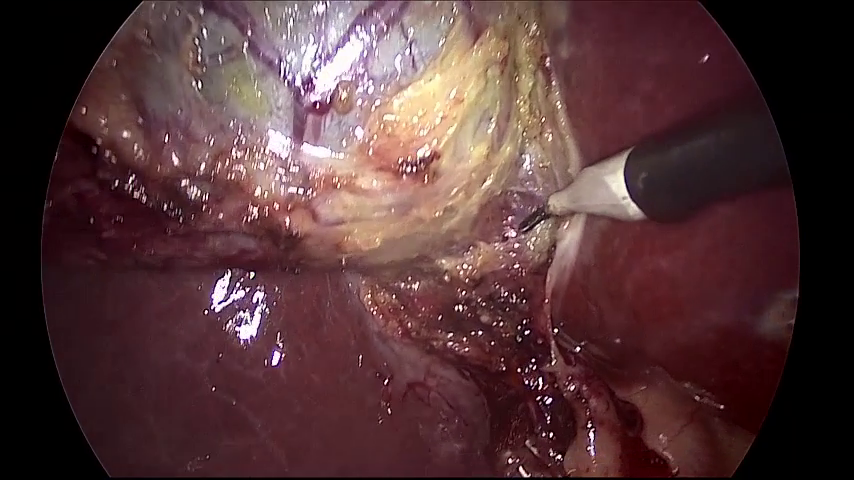
#> input picture dataset/images/frame_28900_endo.png, 854 x 480 px, found by its file name
$ python verify_box.py
#> lines starting #> are read from the running program, lines starting #| are printed output that depends on the picture; after the words box and inside, x2 and y2 are one past the last pixel; in counts of white or black regions, pixels touching at a corner belong together
import cv2

# Load the RAW image (not the mask) to draw on
raw_path = r"data\CholecSeg8k\video01\video01_28900\frame_28900_endo.png"
img = cv2.imread(raw_path)
#> img is the input picture: shape (480, 854, 3); mean B, G, R 56.6, 54.7, 84.7

# The box we just found
x_min, y_min, x_max, y_max = 519, 80, 792, 231

# Draw a rectangle around it
cv2.rectangle(img, (x_min, y_min), (x_max, y_max), (0, 255, 0), 3)
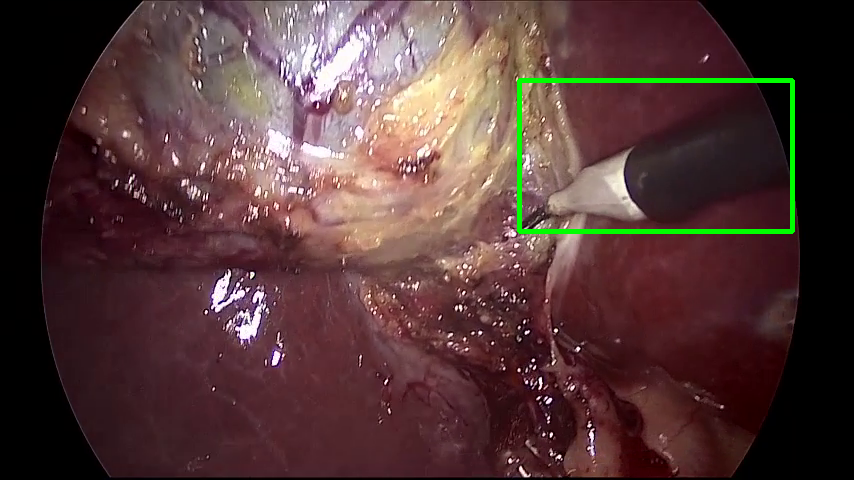
#> img: shape (480, 854, 3); 1.03% of pixels changed, all inside (x1, y1, x2, y2) = (517, 78, 795, 234)

# Save it so we can view it
cv2.imwrite("verification_check.png", img)
print("Saved verification_check.png - open it to check the box")
